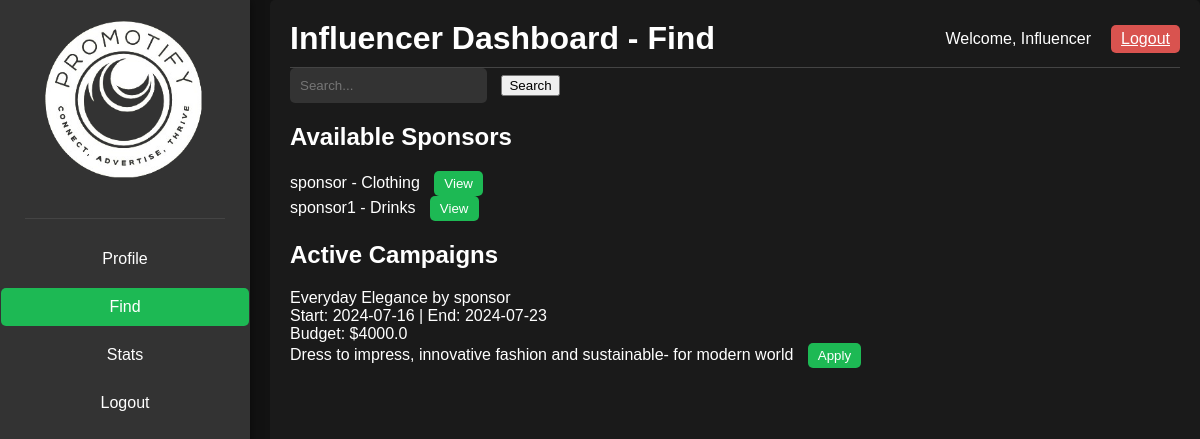
Page /ifind on the committed database.
### main.py (models this page shows, shortened)
class Sponsor(db.Model):
    id = db.Column(db.Integer, primary_key=True)
    username = db.Column(db.String(150), unique=True, nullable=False)
    email = db.Column(db.String(150), unique=True, nullable=False)
    password = db.Column(db.String(150), nullable=False)
    industry = db.Column(db.String(150), nullable=False)
    date_joined = db.Column(db.DateTime, default=datetime.utcnow)  # Add this line

class Campaign(db.Model):
    id = db.Column(db.Integer, primary_key=True)
    sponsor_id = db.Column(db.Integer, db.ForeignKey('sponsor.id'), nullable=False)
    name = db.Column(db.String(150), nullable=False)
    description = db.Column(db.Text, nullable=True)
    start_date = db.Column(db.Date, nullable=False)
    end_date = db.Column(db.Date, nullable=False)
    budget = db.Column(db.Float, nullable=False)
    status = db.Column(db.String(50))
    sponsor = db.relationship('Sponsor', backref=db.backref('campaigns', lazy=True))
    influencers = db.relationship('Influencer', secondary='application',
                                  primaryjoin="and_(Campaign.id==Application.campaign_id, Application.status=='accepted')",
                                  backref=db.backref('accepted_campaigns', lazy='dynamic'))

### main.py (the view)
@app.route('/ifind')
def ifind():
    search_query = request.args.get('search', '')
    searched_sponsor = None
    searched_campaigns = None
    if search_query:
        searched_sponsor = Sponsor.query.filter_by(username=search_query).all()
        searched_campaigns = Campaign.query.filter(
            (Campaign.name.contains(search_query)) |
            (Campaign.sponsor.has(Sponsor.username.contains(search_query)))
        ).all()
    sponsors = Sponsor.query.all()
    campaigns = Campaign.query.filter(Campaign.end_date >= datetime.now().date()).all()
    return render_template('influ_find.html',
                           sponsors=sponsors,
                           campaigns=campaigns,
                           search_query=search_query,
                           searched_sponsor=searched_sponsor,
                           searched_campaigns=searched_campaigns)

### templates/influ_find.html (shortened to what this page needs)
<!DOCTYPE html>
<html lang="en">
<head>
    <link rel="stylesheet" type="text/css" href="{{ url_for('static', filename='css/ifind.css') }}">
</head>
<body>
    <div class="sidebar">
        <header>
            <div class="logo">
                <img src="{{ url_for('static', filename='images/promotify.png') }}" alt="Promotify Logo">
            </div>
        </header>
        <nav>
            <ul>
                <li><a href="{{ url_for('influ_dash') }}">Profile</a></li>
                <li><a href="{{ url_for('ifind') }}" class="active">Find</a></li>
                <li><a href="{{ url_for('influ_stats') }}">Stats</a></li>
                <li><a href="{{ url_for('influ_logout') }}">Logout</a></li>
            </ul>
        </nav>
    </div>
    <div class="main-content">
        <header>
            <h1>Influencer Dashboard - Find</h1>
            <div class="user-info">
                <span>Welcome, Influencer</span>
                <a href="{{ url_for('influ_logout') }}" class="logout-btn">Logout</a>
            </div>
        </header>
        <div class="search-container">
            <form method="get" action="{{ url_for('ifind') }}">
                <input type="text" name="search" placeholder="Search..." value="{{ search_query }}">
                <button type="submit">Search</button>
            </form>
        </div>
        <div class="results">
            {% if search_query %}
                <h2>Search Results for "{{ search_query }}"</h2>
                <h3>Sponsors</h3>
                {% if searched_sponsor %}
                    {% for sponsor in searched_sponsor %}
                    <div class="result-item">
                        <span>{{ sponsor.username }} - {{ sponsor.industry }}</span>
                        <button class="view-btn">View</button>
                    </div>
                    {% endfor %}
                {% else %}
                    <p>No sponsors found.</p>
                {% endif %}
                <h3>Campaigns</h3>
                {% if searched_campaigns %}
                    {% for campaign in searched_campaigns %}
                    <div class="result-item">
                        <span>
                            {{ campaign.name }} by {{ campaign.sponsor.username }}
                            <br>Start: {{ campaign.start_date }} | End: {{ campaign.end_date }}
                            <br>Budget: ${{ campaign.budget }}
                            <br>{{ campaign.description }}
                        </span>
                        <form action="{{ url_for('apply_campaign', campaign_id=campaign.id) }}" method="POST" style="display: inline;">
                            <button class="view-btn" type="submit">Apply</button>
                        </form>
                    </div>
                    {% endfor %}
                {% else %}
                    <p>No campaigns found.</p>
                {% endif %}
            {% else %}
                <h2>Available Sponsors</h2>
                {% for sponsor in sponsors %}
                <div class="result-item">
                    <span>{{ sponsor.username }} - {{ sponsor.industry }}</span>
                    <button class="view-btn">View</button>
                </div>
                {% endfor %}
                <h2>Active Campaigns</h2>
                {% for campaign in campaigns %}
                <div class="result-item">
                    <span>
                        {{ campaign.name }} by {{ campaign.sponsor.username }}
                        <br>Start: {{ campaign.start_date }} | End: {{ campaign.end_date }}
                        <br>Budget: ${{ campaign.budget }}
                        <br>{{ campaign.description }}
                    </span>
                    <form action="{{ url_for('apply_campaign', campaign_id=campaign.id) }}" method="POST" style="display: inline;">
                        <button class="view-btn" type="submit">Apply</button>
                    </form>
                </div>
                {% endfor %}
            {% endif %}
        </div>
    </div>
</body>
</html>

### static/css/ifind.css (style rules this page uses)
body { font-family: Arial, sans-serif; margin: 0; background-color: #121212; color: #ffffff; display: flex; height: 100vh; }
.sidebar { width: 250px; background-color: #333; box-shadow: 0 0 10px rgba(0, 0, 0, 0.5); position: fixed; height: 100%; padding-top: 20px; box-sizing: border-box; display: flex; flex-direction: column; align-items: center; }
.logo { width: 200px; margin: 0 auto 30px auto; display: flex; justify-content: center; }
.logo img { width: 200px; height: auto; }
.sidebar nav ul { list-style: none; padding: 0; }
.sidebar nav ul li { padding: 5px 0; text-align: center; }
.sidebar nav ul li a { text-decoration: none; color: #ffffff; padding: 10px 100px; display: block; border-radius: 5px; transition: background-color 0.3s; }
.sidebar nav ul li a:hover, .sidebar nav ul li a.active { background-color: #1db954; }
.main-content { margin-left: 270px; padding: 20px; background-color: #1a1a1a; border-radius: 5px; width: calc(100% - 270px); box-sizing: border-box; }
header { display: flex; justify-content: space-between; align-items: center; border-bottom: 1px solid #444; padding-bottom: 10px; }
header h1 { margin: 0; }
.user-info { display: flex; align-items: center; }
.user-info span { margin-right: 20px; }
.logout-btn { background-color: #d9534f; color: #ffffff; border: none; border-radius: 5px; padding: 5px 10px; cursor: pointer; }
.search-container { display: flex; margin-bottom: 20px; }
.search-container input { flex-grow: 1; padding: 10px; border: none; border-radius: 5px; margin-right: 10px; background-color: #333; color: #ffffff; }
.view-btn, .request-btn { background-color: #1db954; color: #ffffff; border: none; border-radius: 5px; padding: 5px 10px; margin-left: 10px; cursor: pointer; }

### rows in the picture
Sponsor: username "sponsor", industry "Clothing"
Sponsor: username "sponsor1", industry "Drinks"
Campaign: name "Everyday Elegance", sponsor.username "sponsor", start_date "2024-07-16", end_date "2024-07-23", budget "4000.0", description "Dress to impress, innovative fashion and sustainable- for modern world"
